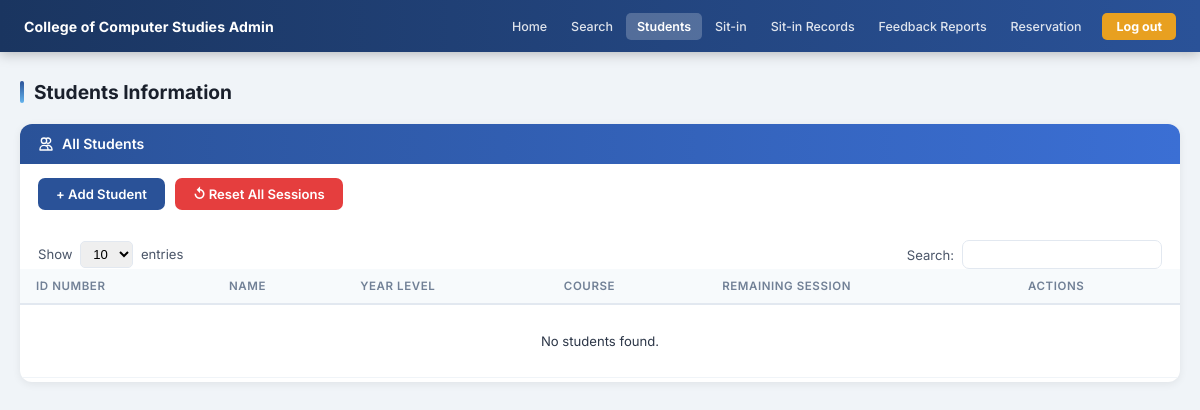
Page /admin/students (signed in) on the earlier database version.
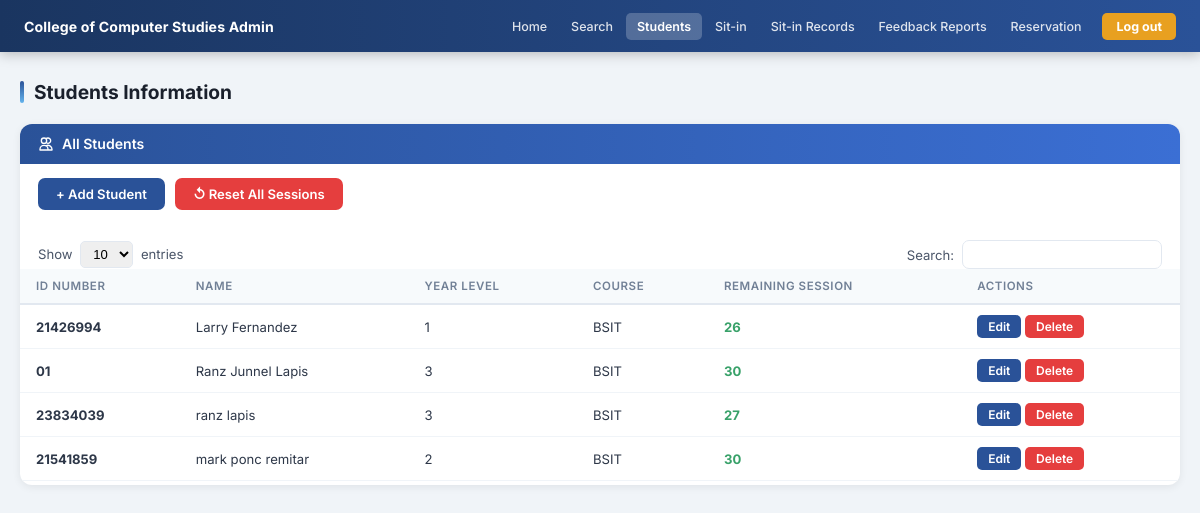
Same page on the later database version.
### tables this page shows
CREATE TABLE students (
            id             INTEGER PRIMARY KEY AUTOINCREMENT,
            idno           VARCHAR(20)  UNIQUE NOT NULL,
            lastname       VARCHAR(50)  NOT NULL,
            firstname      VARCHAR(50)  NOT NULL,
            middlename     VARCHAR(50),
            course         VARCHAR(20)  NOT NULL,
            level          VARCHAR(5)   NOT NULL,
            email          VARCHAR(100) UNIQUE NOT NULL,
            address        TEXT,
            password       VARCHAR(255) NOT NULL,
            image_filename VARCHAR(255),
            remaining_session INTEGER DEFAULT 30,
            created_at     TIMESTAMP DEFAULT CURRENT_TIMESTAMP
        , profile_image TEXT);

### app.py (the view)
@app.route('/admin/students')
def students_list():
    r = admin_required()
    if r: return r
    students = get_all_students()
    return render_template('students_list.html', students=students)

### app.py (called while the page is built)
def is_logged_in():
    return 'student_id' in session

def is_admin():
    return session.get('role') == 'admin'

def admin_required():
    if not is_logged_in() or not is_admin():
        flash('Admin access required.', 'error')
        return redirect(url_for('login'))

### dbhelper.py (called while the page is built)
def connect():
    base_path = os.path.dirname(os.path.abspath(__file__))
    db_path   = os.path.join(base_path, "sysarch.db")
    conn      = sqlite3.connect(db_path)
    conn.row_factory = sqlite3.Row
    return conn

def get_all_students():
    conn = connect()
    cur  = conn.cursor()
    cur.execute("SELECT * FROM students ORDER BY lastname, firstname")
    rows = cur.fetchall()
    conn.close()
    return rows

### templates/students_list.html (shortened to what this page needs)
<!DOCTYPE html>
<html lang="en">
<head>
  <link rel="stylesheet" href="{{ url_for('static', filename='css/admin.css') }}">
</head>
<body>
{% from 'macros.html' import admin_nav %}
{{ admin_nav('students') }}
<div class="admin-page">
  <div class="page-heading">Students Information</div>
  <div class="card">
    <div class="card-header">
      <svg width="16" height="16" fill="none" viewBox="0 0 24 24" stroke="currentColor"><path stroke-linecap="round" stroke-linejoin="round" stroke-width="2" d="M12 4.354a4 4 0 110 5.292M15 21H3v-1a6 6 0 0112 0v1zm0 0h6v-1a6 6 0 00-9-5.197M13 7a4 4 0 11-8 0 4 4 0 018 0z"/></svg>
      All Students
    </div>
    <div style="padding:14px 18px 0;">
      <div class="action-bar">
        <button class="btn btn-primary" onclick="document.getElementById('addModal').style.display='flex'">+ Add Student</button>
        <a href="{{ url_for('reset_sessions') }}" class="btn btn-danger"
           onclick="return confirm('Reset ALL student sessions to 30?')">↺ Reset All Sessions</a>
      </div>
    </div>
    <div class="table-toolbar">
      <div class="entries-select">Show <select><option>10</option><option>25</option><option>50</option></select> entries</div>
      <div style="display:flex;align-items:center;gap:8px;font-size:0.82rem;color:#4a5568;">
        Search: <input type="text" id="tableSearch" oninput="searchTable(this.value)" class="table-search-input"/>
      </div>
    </div>
    <div class="table-wrap">
      <table class="data-table" id="studentsTable">
        <thead>
          <tr><th>ID Number</th><th>Name</th><th>Year Level</th><th>Course</th><th>Remaining Session</th><th>Actions</th></tr>
        </thead>
        <tbody>
          {% for s in students %}
          <tr>
            <td><strong>{{ s.idno }}</strong></td>
            <td>{{ s.firstname }} {{ s.lastname }}</td>
            <td>{{ s.level }}</td>
            <td>{{ s.course }}</td>
            <td>
              {% set sess = s.remaining_session if s.remaining_session is not none else 30 %}
              <span style="font-weight:700;color:{% if sess <= 5 %}#e53e3e{% elif sess <= 15 %}#d69e2e{% else %}#38a169{% endif %}">{{ sess }}</span>
            </td>
            <td>
              <button class="btn btn-sm btn-primary"
                onclick="openEdit('{{ s.idno }}','{{ s.lastname }}','{{ s.firstname }}','{{ s.course }}','{{ s.level }}','{{ s.email }}','{{ s.remaining_session if s.remaining_session is not none else 30 }}')">Edit</button>
              <a href="{{ url_for('delete_student', idno=s.idno) }}"
                 class="btn btn-sm btn-danger"
                 onclick="return confirm('Delete student {{ s.firstname }} {{ s.lastname }}?')">Delete</a>
            </td>
          </tr>
          {% else %}
          <tr><td colspan="6" class="no-data-cell">No students found.</td></tr>
          {% endfor %}
        </tbody>
      </table>
    </div>
  </div>
</div>
</body>
</html>

Differences in the rows shown:
added students: idno "21426994", firstname "Larry", lastname "Fernandez", level "1", course "BSIT", remaining_session "26"
added students: idno "01", firstname "Ranz Junnel", lastname "Lapis", level "3", course "BSIT", remaining_session "30"
added students: idno "23834039", firstname "ranz", lastname "lapis", level "3", course "BSIT", remaining_session "27"
added students: idno "21541859", firstname "mark ponc", lastname "remitar", level "2", course "BSIT", remaining_session "30"
Other differences:
text no longer shown: "No students found."
